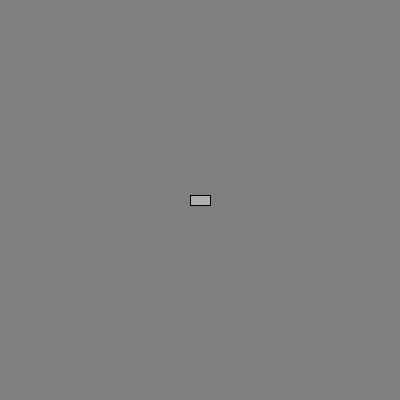
Frame 1 (no input)
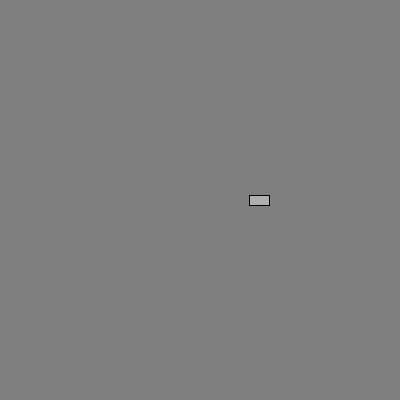
Frame 60 (the mouse pressed at the canvas centre just before this capture)
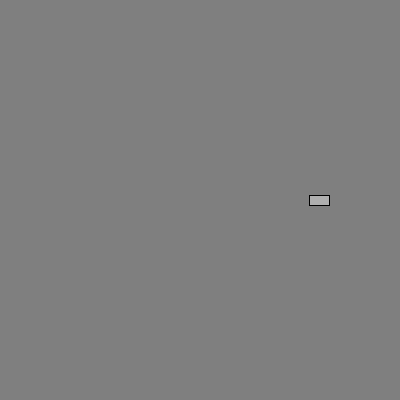
Frame 120 (the mouse held since frame 60 and released just before this capture)

The Processing sketch that drew these frames (run headless with seeded random() and noise(); from frame 60 on, the mouse is pressed at the canvas centre):

// Processing sketch: single_car_noClass
// ── single_car_noClass.pde
color c; 
float xpos;
float ypos;
float xspeed;

void setup(){
  size(400,400);
  c = color(175);
  xpos = width/2;
  ypos = height/2;
  xspeed = 1;
}

void draw(){
  background(127);
  rectMode(CENTER);
  stroke(0);
  fill(c);
  rect(xpos,ypos,20,10);

  xpos = xpos + xspeed;
  if (xpos > width) {
      xpos = 0;
  }

}
